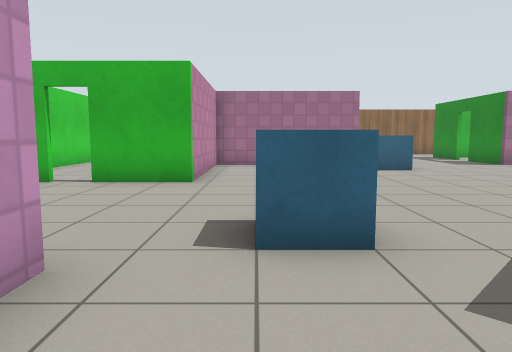
view 1 (above)

24 first-person views from a walk through a robot-simulator world made for Gazebo. The camera is 0.94 m above the floor, tilts 6° down and sees 70° across. The floor is counted in squares, 1 m on a side. Each view is taken from the middle of a square. On the plan, view 1 faces up. The plan holds only what a view shows up to about 13 squares ahead; the rest is blank. Gazebo's built-in surfaces are drawn with simple patterns.

view 2
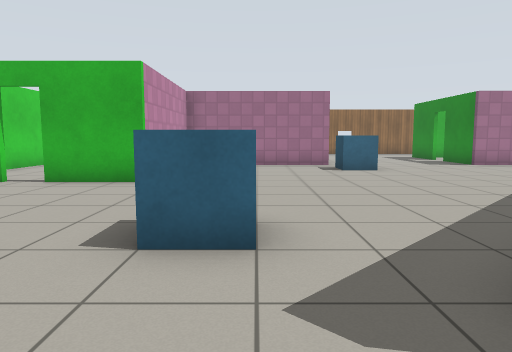

view 3
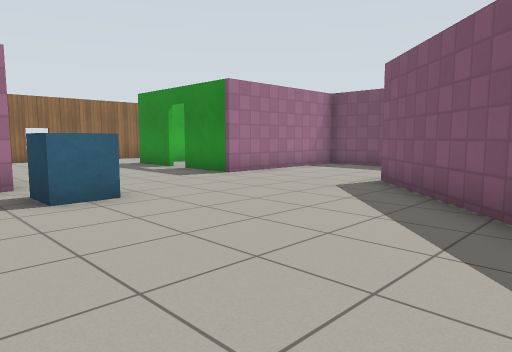

view 4
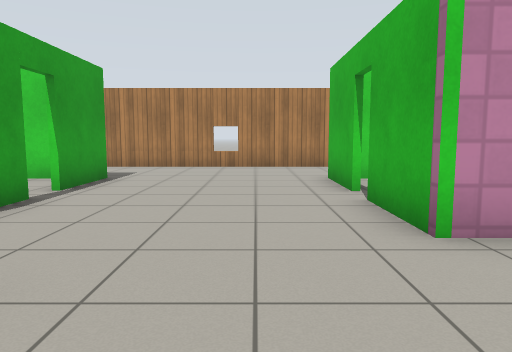

view 5
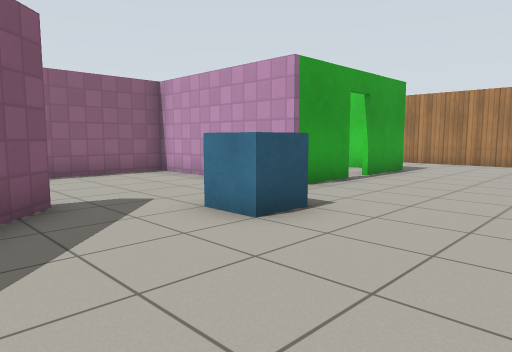

view 6
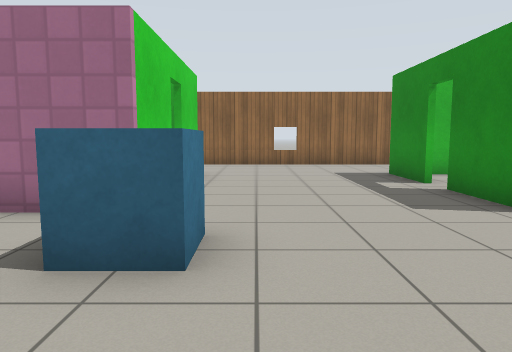

view 7
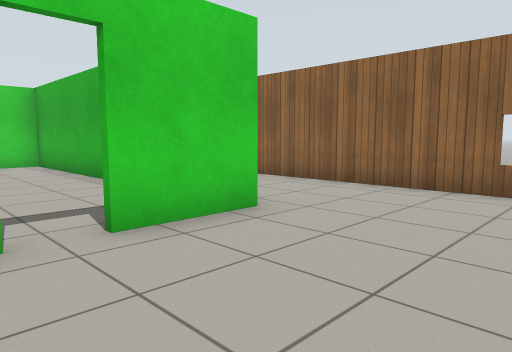

view 8
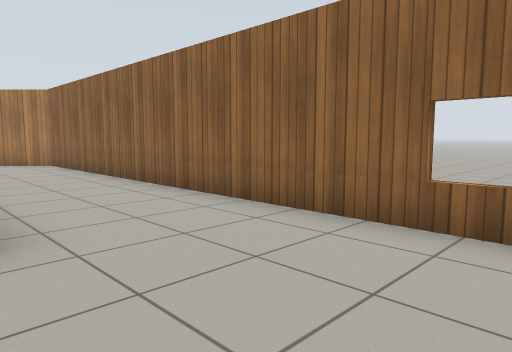

view 9
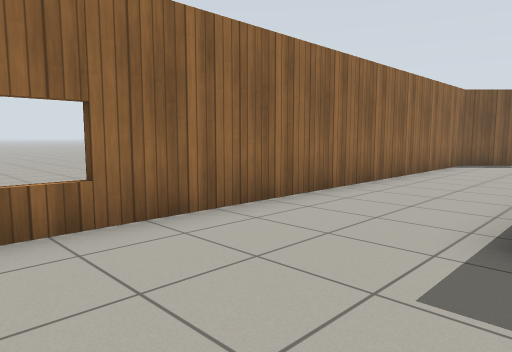

view 10
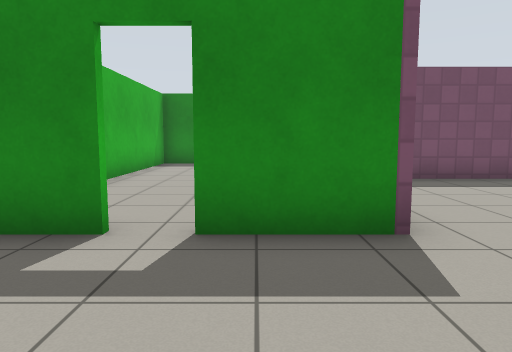

view 11
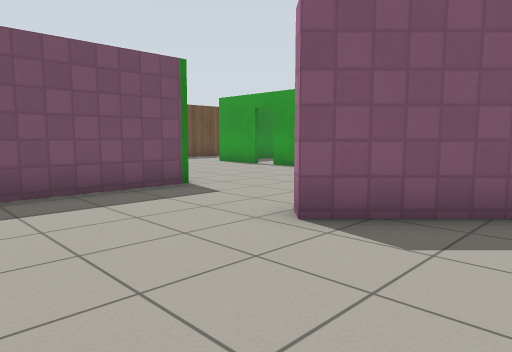

view 12
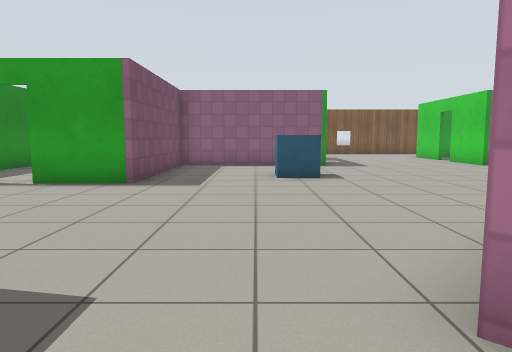

view 13
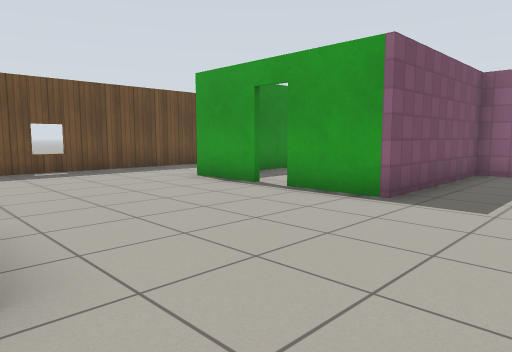

view 14
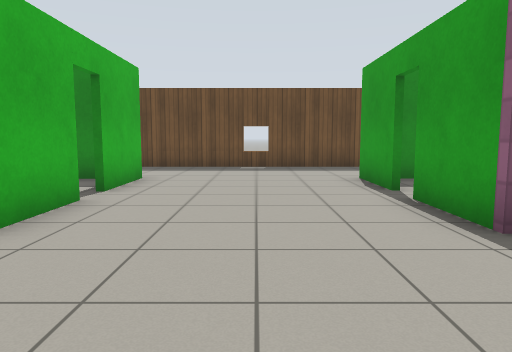

view 15
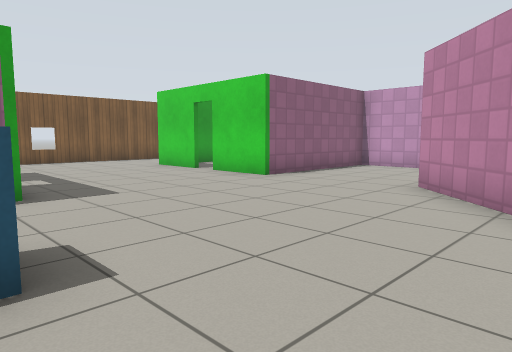

view 16
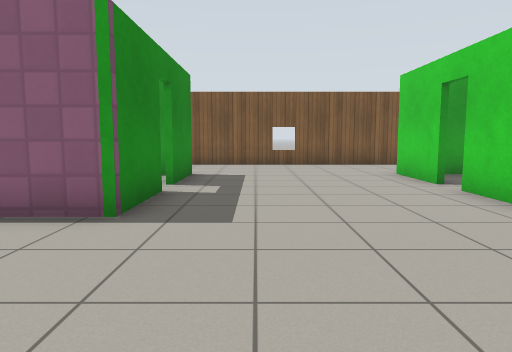

view 17
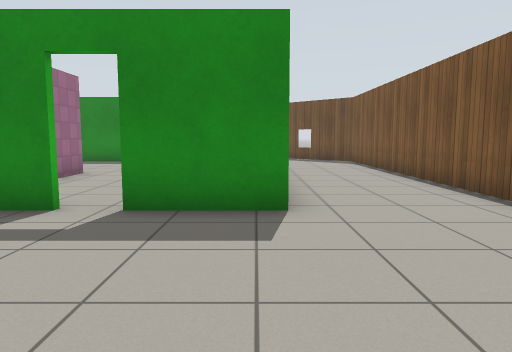

view 18
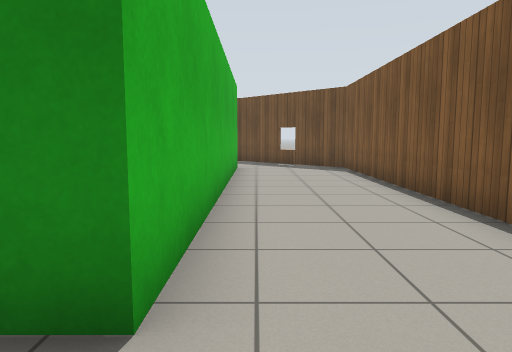

view 19
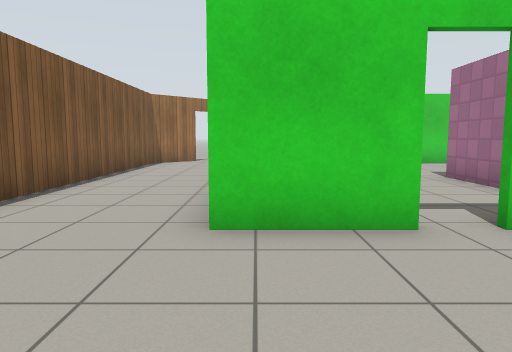

view 20
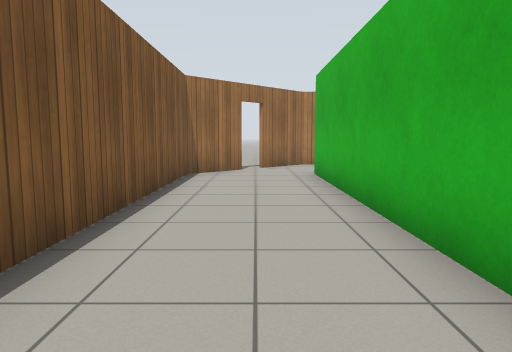

view 21
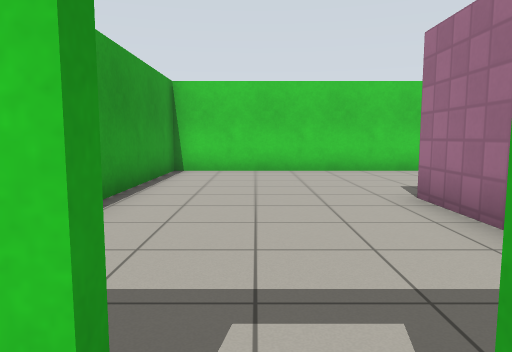

view 22
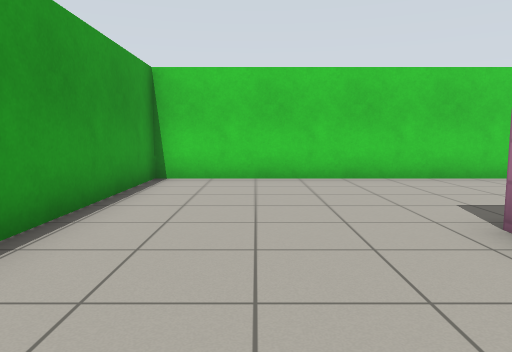

view 23
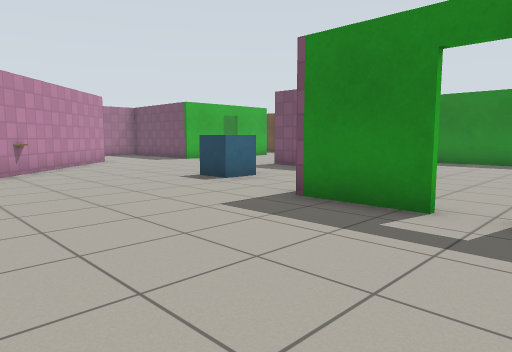

view 24
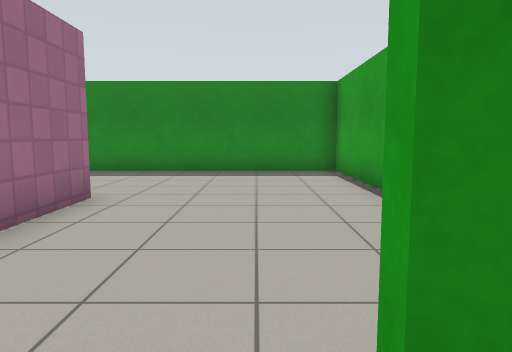

### Floor plan
Key: @ floor where view 1 was taken; # wall or solid block; . floor; D open door; = window, fence, low wall or low ledge; B blue box.
Columns run from 10 left of view 1 to 22 right of it. Each row starts with its distance up from view 1.
 21    #############=#############
 20   ##.........................##
 19     .........................
 18    #######   #....###  ######
 17    #........ #....#.........#
 16    #.........#....#.........
 15          ....D....DD....
 14              #....#
 13    #.   ######.... #####
 12    #..  #..............#
 11    #..  #.....B........#
 10     ..  #..............#
  9     #.. #..............#   .#   #
  8 #...##D##.........##...###D##...#
  7 #................##.............#
  6 #...............##..............#
  5 =.............. #...............=
  4 #.........BB..  ................#
  3 #..###D##.BB.##.........##D##...#
  2 #..#..D #....#..........# D.#...#
  1 #  #..  #...........B...#  .#  .#
  0    #..  #.@.............#  .#   #
 -1    #....#...............# ..#
 -2    #....######.....######...#
 -3    #.........#.....#........#
 -4    #.........#.....#........#
 -5    #.........D.....D........#
 -6    #.........#.....#........#
 -7 #..###########.....##########
 -8 ##.............................
 -9  #D...........................#
-10   ##.........................##
-11    #############=#############

Positions as (right, up) in squares from view 1, and headings:
1: (0, 0), facing up
2: (1, 0), facing up
3: (2, 5), facing up-right
4: (2, 6), facing left
5: (4, 7), facing down-left
6: (5, 8), facing up
7: (7, 14), facing up-left
8: (7, 17), facing up-left
9: (5, 17), facing up-right
10: (5, 14), facing right
11: (7, 12), facing down-right
12: (11, 10), facing down
13: (11, 8), facing down-right
14: (10, 5), facing right
15: (10, 4), facing down-left
16: (7, 2), facing down
17: (4, -7), facing right
18: (7, -8), facing right
19: (7, -7), facing left
20: (3, -9), facing left
21: (4, -5), facing left
22: (2, -5), facing left
23: (4, -6), facing up-right
24: (8, -5), facing right
